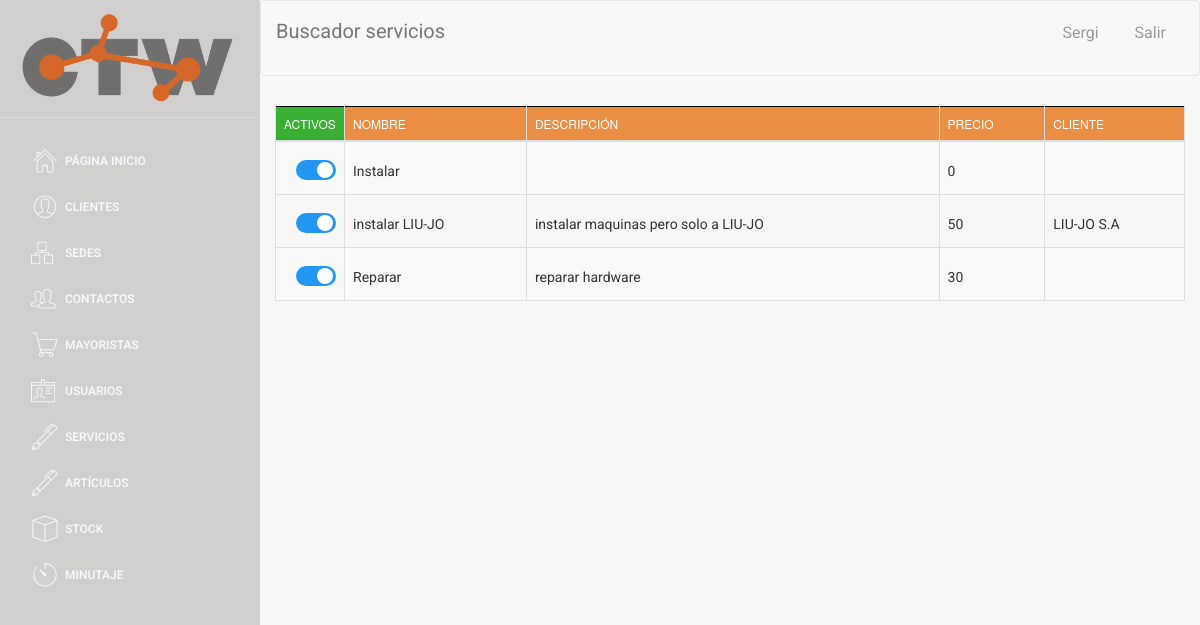
Page /buscador/buscador_servicios.php (signed in) on the earlier database version.
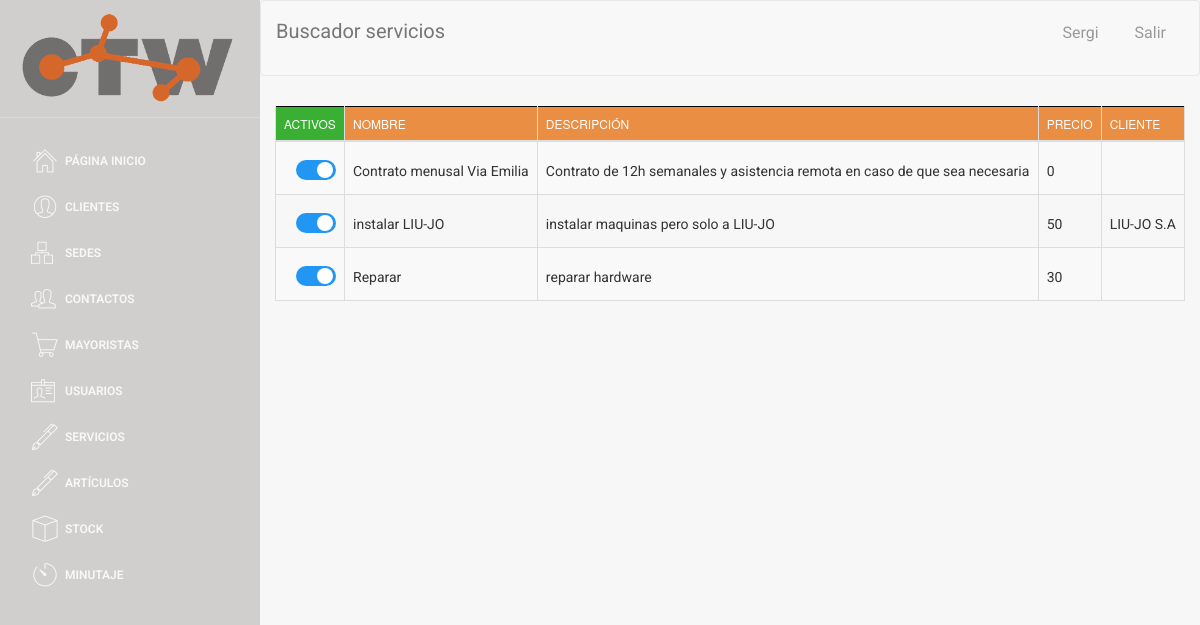
Same page on the later database version.
### tables this page shows
CREATE TABLE `SERVICIO` (
  `ID_SERVICIO` int(4) NOT NULL,
  `nombre` varchar(30) NOT NULL,
  `descripcion` text,
  `precio` float NOT NULL DEFAULT '0',
  `NIF_empresa` varchar(20) DEFAULT NULL,
  `activo` tinyint(4) NOT NULL DEFAULT '1'
);

### web/assets/php/selects.php (called while the page is built, shortened)
<?php
function select_all_servicio()
{
    $conn = connect();
    $sql = "SELECT *
    FROM SERVICIO
    ORDER BY nombre asc";
    $data = $conn->query($sql);
    return $data;
}

### web/buscador/buscador_servicios.php (the view, shortened to what the changed rows need)
<!doctype html>
<?php
include('../assets/php/selects.php');
include('../assets/php/functions.php');
if ($_SESSION["login_done"] == true){
?>
<html lang="en">
<head>
</head>
<body>
<div class="wrapper">
    <div class="main-panel">
        <div class="content">
            <div class="container-fluid">
                <div class="row">
                    <div>
                        <div>
                            <table id="buscador_servicio" class="table table-striped table-bordered">
                                <thead>
                                <tr>
                                    <th style="background-color: #39AF33; width: 3px;">Activos</th>
                                    <th>Nombre</th>
                                    <th>Descripción</th>
                                    <th>Precio</th>
                                    <th>Cliente</th>
                                </tr>
                                </thead>
                                <tbody>
                                <?php
                                $data = select_all_servicio();
                                if ($data->num_rows > 0) {
                                    $i = 0;
                                    while ($row = $data->fetch_assoc()) {
                                        $pk = $row['ID_SERVICIO'];
                                        $i++;
                                        $div = "div" . $i;
                                        ?>
                                        <tr id="<?php echo "$div"; ?>" value="<?php echo "$pk"; ?>">
                                            <?php checkbox_servicios($row['activo'],$row['ID_SERVICIO']  )?>
                                            <td><label style="margin-top: 11px;"><a href="#" class="nombre"
                                                                                    data-pk=<?php echo "\"$pk\""; ?>><?php echo $row['nombre'] ?> </a></label>
                                            </td>
                                            <td><label style="margin-top: 11px;"><a href="#" class="descripcion"
                                                                                    data-pk=<?php echo "\"$pk\""; ?>><?php echo $row['descripcion'] ?> </a></label>
                                            </td>
                                            <td><label style="margin-top: 11px;"><a href="#" class="precio"
                                                                                    data-pk=<?php echo "\"$pk\""; ?>><?php echo $row['precio'] ?> </a></label>
                                            </td>
                                            <td></td>
                                        </tr>
                                        <?php
                                    }
                                } else {
                                    echo "0 results";
                                }
                                ?>
                                </tbody>
                            </table>
                        </div>
                    </div>
                </div>
            </div>
        </div>
    </div>
</div>
</body>
</html>
<?php
} else {
    echo "false";
    header("location:../index.php");
}
?>

### web/assets/php/functions.php (shortened to what the changed rows need)
<html>
    <?php
function checkbox_servicios($activo, $ID_SERVICIO)
{
    if ($activo == 0) {
        echo "<td><label style=\"margin-top: 10px; margin-left:12px;\" class=\"switcha\" ><a class=\"checkbox_activo\">&nbsp;0</a><input  type=\"checkbox\" onchange=\" onchange_servicio('$ID_SERVICIO', $activo)\"><div  class=\"slider rounda\"></div></label></td>";
    } else {
        echo "<td><label style=\"margin-top: 10px; margin-left:12px;\" class=\"switcha\"><a  class=\"checkbox_activo\">&nbsp;1</a><input  type=\"checkbox\" checked onchange=\" onchange_servicio('$ID_SERVICIO', $activo)\" ><div  class=\"slider rounda\"></div></label></td>";
    }
}
?>
</html>

Differences in the rows shown:
changed servicio: nombre "Instalar" → "Contrato menusal Via Emilia"; descripcion (not shown) → "Contrato de 12h semanales y asistencia remota en caso de que sea necesaria"
